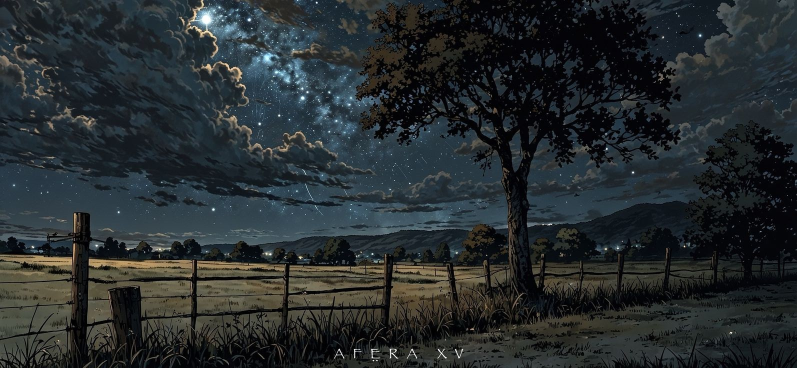
#> input picture download.png, 1594 x 736 px, given in place of download.jpg, which was not available (shown at 1/2 size)
$ python blur_detector.py   (older library calls are emulated)
#> lines starting #> are read from the running program, lines starting #| are printed output that depends on the picture; pictures that were not available may be replaced by others from this repository, and a replacement may not be noted
import cv2
import numpy as np
import os
from datetime import datetime

def pro_studio_master(image_path, my_name="Adit Rathour"):
    # 1. Load the photo
#> called with my_name = 'Adit Rathour'
    img = cv2.imread(image_path)
#> img is the input picture: shape (736, 1594, 3); mean B, G, R 46.8, 44.7, 38.6
    if img is None:
        print(f"Error: Could not find photo at {image_path}")
        return

    # --- TECHNICAL ANALYSIS REPORT ---
    gray = cv2.cvtColor(img, cv2.COLOR_BGR2GRAY)
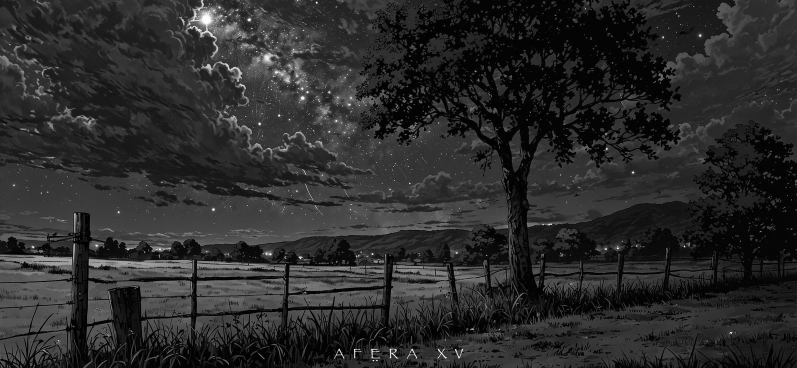
#> gray: shape (736, 1594) (shown at 1/2 size); min 0, max 255, mean 43.1
    brightness = np.mean(gray)
#> brightness = 43.11
    sharpness = cv2.Laplacian(gray, cv2.CV_64F).var()
#> sharpness = 921.9

    # Calculate Saturation Score
    hsv_orig = cv2.cvtColor(img, cv2.COLOR_BGR2HSV)
#> hsv_orig: shape (736, 1594, 3); mean H, S, V 84.8, 92, 50.2
    avg_saturation = np.mean(hsv_orig[:,:,1])
#> avg_saturation = 91.99

    print(f"\n--- Technical Report: {os.path.basename(image_path)} ---")
    print(f"Sharpness Score: {sharpness:.2f}")
#| Sharpness Score: 921.85
    print(f"Brightness Level: {brightness:.2f}")
#| Brightness Level: 43.11
    print(f"Saturation Score: {avg_saturation:.2f}")
#| Saturation Score: 91.99
    print("-" * 40)

    # --- PREPARE WATERMARK DATA ---
    current_date = datetime.now().strftime("%d/%m/%Y")
    stamp = f"{my_name} | {current_date}"
    h_i, w_i = img.shape[:2]
#> h_i = 736; w_i = 1594

    # --- 1. GENERATE VIVID COLOR VERSION ---
    vivid = cv2.convertScaleAbs(img, alpha=1.3, beta=35)
    hsv = cv2.cvtColor(vivid, cv2.COLOR_BGR2HSV).astype("float32")
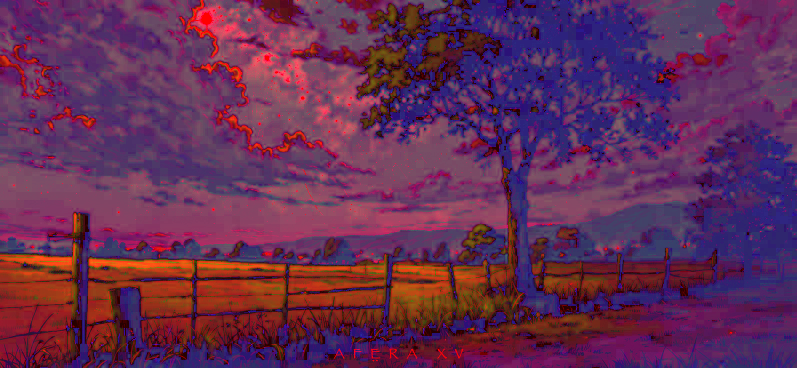
#> hsv: shape (736, 1594, 3) float32 (shown at 1/2 size); mean B, G, R 84.6, 45.5, 100
    (h, s, v) = cv2.split(hsv)
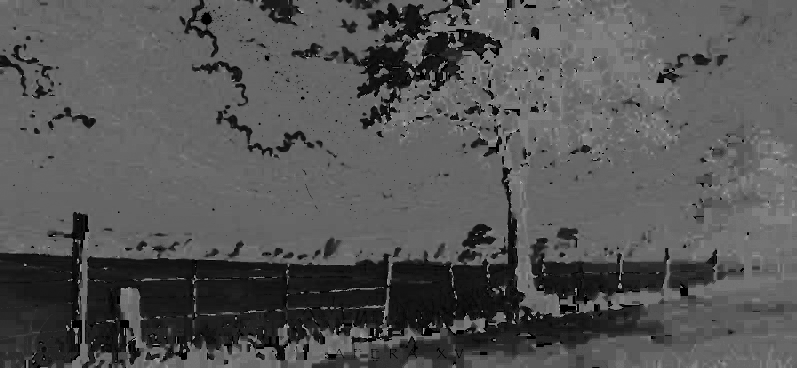
#> h: shape (736, 1594) float32 (shown at 1/2 size); min 0, max 178, mean 84.6
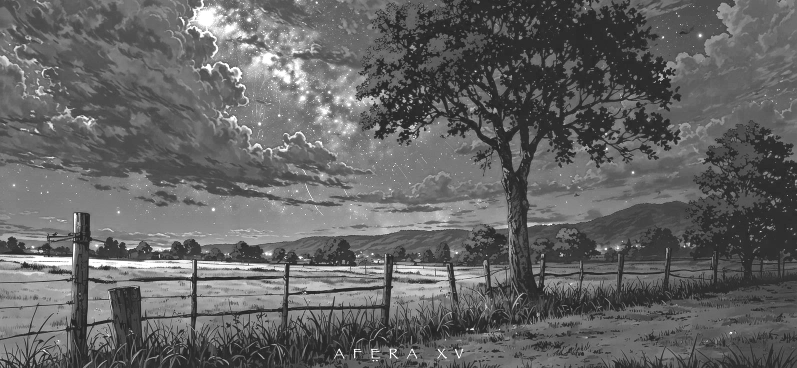
#> v: shape (736, 1594) float32 (shown at 1/2 size); min 35, max 255, mean 100
    s = np.clip(s * 1.4, 0, 255)
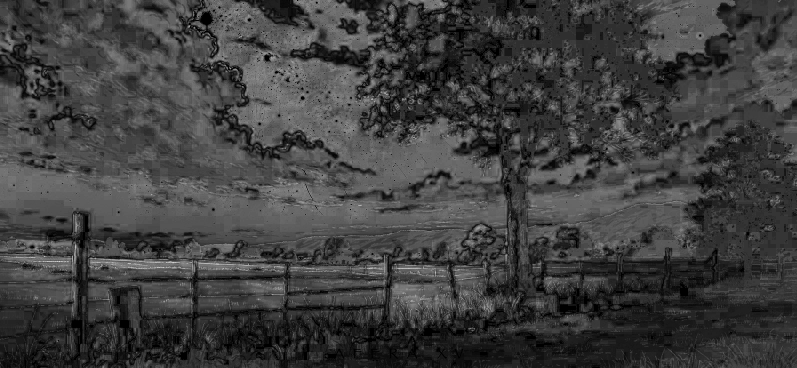
#> s: shape (736, 1594) float32 (shown at 1/2 size); min 0, max 255, mean 63.7
    color_final = cv2.cvtColor(cv2.merge([h, s, v]).astype("uint8"), cv2.COLOR_HSV2BGR)
    cv2.putText(color_final, stamp, (w_i - 450, h_i - 30),
                cv2.FONT_HERSHEY_SIMPLEX, 0.8, (255, 255, 255), 2, cv2.LINE_AA)
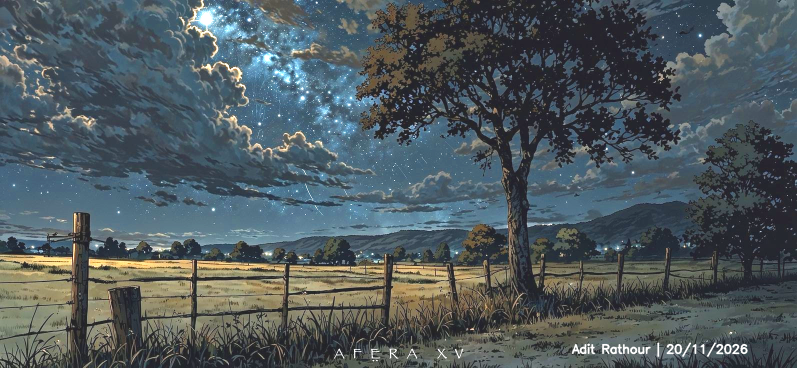
#> color_final: shape (736, 1594, 3) (shown at 1/2 size); mean B, G, R 94.3, 90.1, 79.3

    color_file = "final_vivid_edition.jpg"
    cv2.imwrite(color_file, color_final)
    os.startfile(color_file) # Opens the Color version
    print(f"Successfully opened: {color_file}")

    # --- 2. GENERATE AESTHETIC B&W VERSION ---
    contrast_img = cv2.convertScaleAbs(img, alpha=1.4, beta=-10)
    bw_gray = cv2.cvtColor(contrast_img, cv2.COLOR_BGR2GRAY)
    # Re-convert to BGR so we can add a white watermark
    bw_final = cv2.cvtColor(bw_gray, cv2.COLOR_GRAY2BGR)
    cv2.putText(bw_final, stamp + " (B&W)", (w_i - 550, h_i - 30),
                cv2.FONT_HERSHEY_SIMPLEX, 0.8, (255, 255, 255), 2, cv2.LINE_AA)
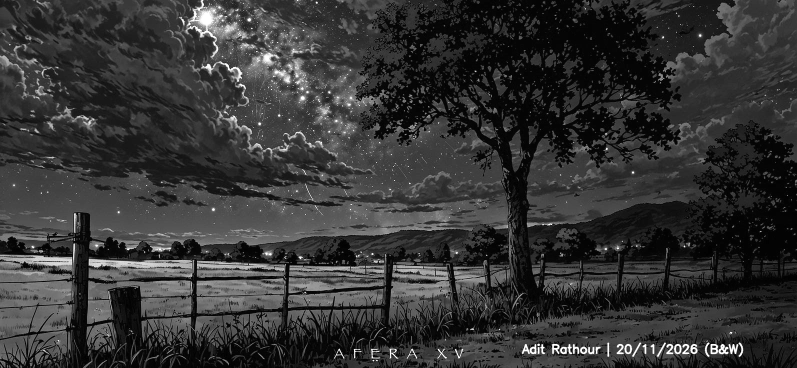
#> bw_final: shape (736, 1594, 3) (shown at 1/2 size); min 0, max 255, mean 52.7

    bw_file = "final_bw_edition.jpg"
    cv2.imwrite(bw_file, bw_final)
    os.startfile(bw_file) # Opens the B&W version
    print(f"Successfully opened: {bw_file}")

# EXECUTION
photo_address = r'C:\Users\aditr\OneDrive\Pictures\download.jpg'
pro_studio_master(photo_address)
